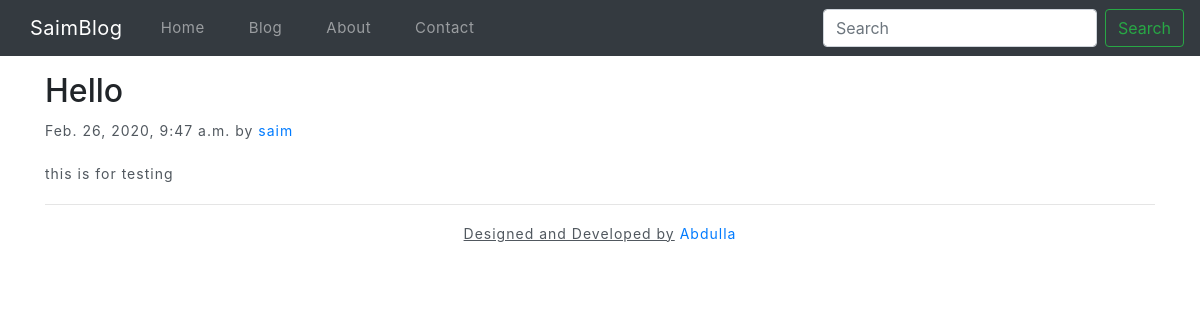
Page /blog/1-post/ on the committed database.
### blog/models.py (models this page shows, shortened)
class Post(models.Model):
    sno= models.AutoField(primary_key=True)
    title = models.CharField(max_length=255)
    content = models.TextField()
    author = models.CharField(max_length=25)
    slug = models.SlugField()
    timeStamp = models.DateTimeField(auto_now_add=True, blank=True)

### blog/views.py (the view)
# urls.py: path('<str:slug>/', blogPost, name='blogPost'),
def blogPost(request, slug):
    post = Post.objects.filter(slug=slug).first()
    context = {
        'post': post
    }
    return render(request, 'blog/blogPost.html', context)

### templates/blog/blogPost.html (shortened to what this page needs)
{% extends 'base.html' %}
{% block body %}
<div class="container my-3">
<div class="blog-post">
        <h2 class="blog-post-title">{{post.title}}</h2>
        <p class="blog-post-meta">{{post.timeStamp}} by <a href="/about">{{ post.author }}</a></p>
        <p>{{post.content}}</p>
        <hr>
      </div>
</div>
{% endblock body %}

### static/static/css/style.css (style rules this page uses)
body { padding: 0; margin: 0; background: #FFF; font-family: 'Poppins', sans-serif; }
body button, .btn, body a { transition: 0.5s all; -webkit-transition: 0.5s all; -moz-transition: 0.5s all; -o-transition: 0.5s all; -ms-transition: 0.5s all; }
html { scroll-behavior: smooth; }
h1, h2, h3, h4, h5, h6 { margin: 0; padding: 0; }
p { margin: 0; padding: 0; font-size: 14px; letter-spacing: 1px; line-height: 1.9; color: #51585f; }

### rows in the picture
Post: title "Hello", timeStamp "Feb. 26, 2020, 9:47 a.m.", author "saim", content "this is for testing"
